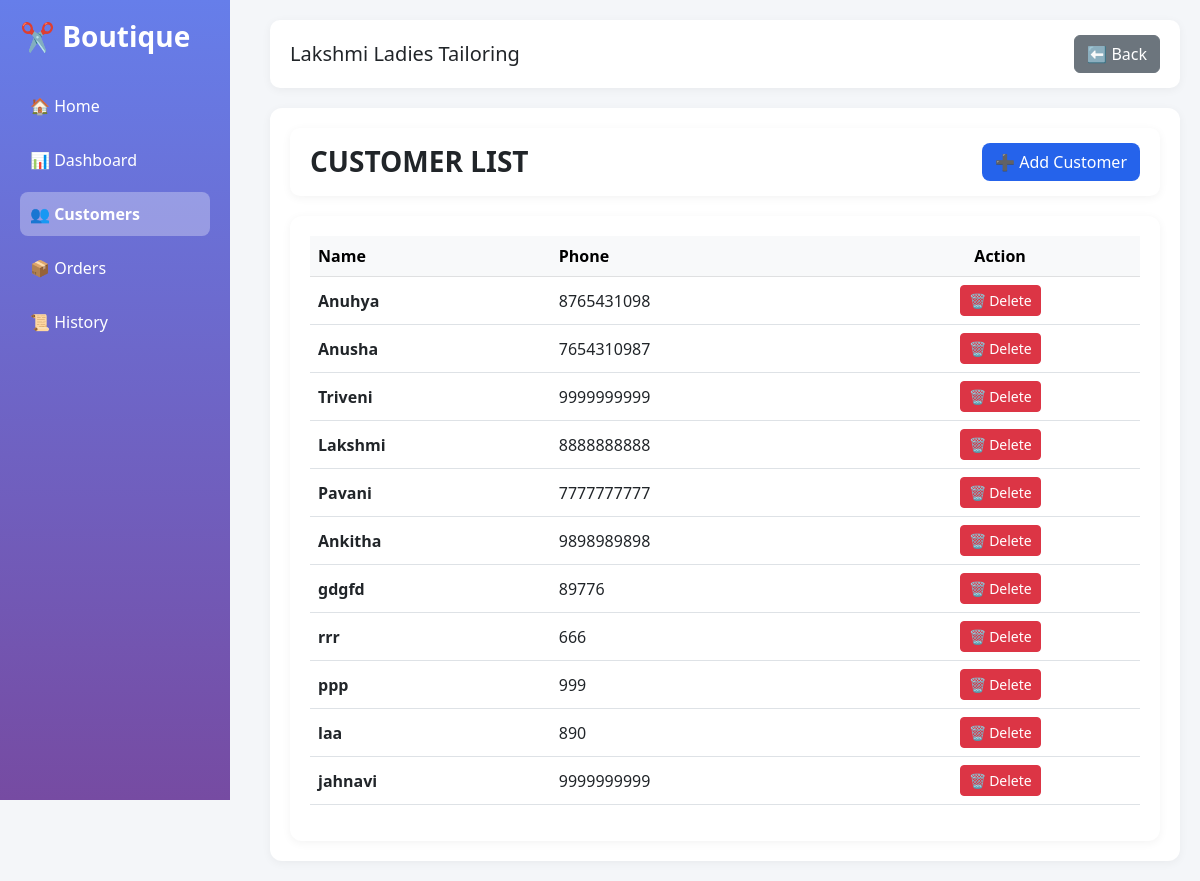
The app's page /customers/ with its own data.
### customers/models.py (models this page shows, shortened)
class Customer(models.Model):
    name=models.CharField(max_length=100)
    phone=models.CharField(max_length=15)
    address=models.TextField()

### customers/views.py (the view)
# urls.py: path('customers/', customer_list),
def customer_list(request):
    customers=Customer.objects.all()
    return render(request,'customer_list.html', {'customers': customers})

### customers/templates/customer_list.html (shortened to what this page needs)
{% extends 'base.html' %}
{% block content %}
<div class="topbar">
    <h3 class="mb-0"><b >CUSTOMER LIST</b></h3>
    <div>
        <a href="/add/" class="btn btn-custom">➕ Add Customer</a>
    </div>
</div>
<div class="card-box">
    <table class="table table-hover align-middle">
        <thead class="table-light">
            <tr>
                <th>Name</th>
                <th>Phone</th>
                <th class="text-center">Action</th>
            </tr>
        </thead>
        <tbody>
            {% for customer in customers %}
            <tr>
                <td>
                    <a href="/customer/{{ customer.id }}/"
                       class="fw-semibold text-decoration-none text-dark">
                        {{ customer.name }}
                    </a>
                </td>
                <td>{{ customer.phone }}</td>
                <td class="text-center">
                    <a href="/delete-customer/{{ customer.id }}/"
                       class="btn btn-sm btn-danger"
                       onclick="return confirm('Delete this customer?')">
                       🗑 Delete
                    </a>
                </td>
            </tr>
            {% empty %}
            <tr>
                <td colspan="3" class="text-center text-muted">
                    No customers available
                </td>
            </tr>
            {% endfor %}
        </tbody>
    </table>
</div>
{% endblock %}

### customers/templates/base.html (style rules this page uses)
body { margin: 0; background-color: #f4f6f9; }
.topbar { position: fixed; background: white; padding: 15px 20px; border-radius: 10px; box-shadow: 0px 2px 10px rgba(0,0,0,0.05); display: flex; justify-content: space-between; align-items: center; margin-bottom: 20px; position: sticky; top: 0; z-index: 1000; }
.card-box { background: white; padding: 20px; border-radius: 12px; box-shadow: 0px 2px 10px rgba(0,0,0,0.05); }
.btn-custom { background: #2563eb; color: white; border-radius: 8px; }

### customers/templates/customer_list.html (style rules this page uses)
body { background-color: #f4f6f9; }
.topbar { background: white; padding: 15px 20px; border-radius: 10px; box-shadow: 0px 2px 10px rgba(0,0,0,0.05); display: flex; justify-content: space-between; align-items: center; margin-bottom: 20px; position: sticky; top: 0; z-index: 1000; }
.card-box { background: white; padding: 20px; border-radius: 12px; box-shadow: 0px 2px 10px rgba(0,0,0,0.05); }
.btn-custom { background: #2563eb; color: white; border-radius: 8px; }

### records on screen
Customer: name "Anuhya", phone "8765431098"
Customer: name "Anusha", phone "7654310987"
Customer: name "Triveni", phone "9999999999"
Customer: name "Lakshmi", phone "8888888888"
Customer: name "Pavani", phone "7777777777"
Customer: name "Ankitha", phone "9898989898"
Customer: name "gdgfd", phone "89776"
Customer: name "rrr", phone "666"
Customer: name "ppp", phone "999"
Customer: name "laa", phone "890"
Customer: name "jahnavi", phone "9999999999"
